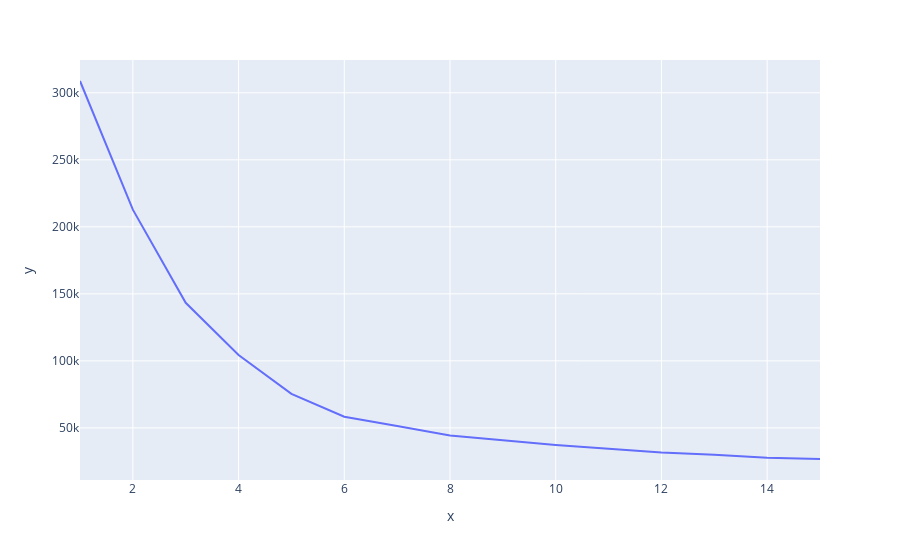

The code cell stored with this chart in its notebook:
### Code cell
fig = px.line(x= range(1,16),y=wcss)
fig.show()

### Figure 1 — Plotly figure (JSON) as saved in the notebook; plotly's stock layout.template omitted (floating-point values rounded to 4 significant figures)
{"data": [{"hovertemplate": "x=%{x}<br>y=%{y}<extra></extra>", "legendgroup": "", "line": {"color": "#636efa", "dash": "solid"}, "mode": "lines", "name": "", "orientation": "v", "showlegend": false, "type": "scatter", "x": [1, 2, 3, 4, 5, 6, 7, 8, 9, 10, 11, 12, 13, 14, 15], "xaxis": "x", "y": [308800.0, 212800.0, 143300.0, 104400.0, 75350.0, 58300.0, 51430.0, 44310.0, 40860.0, 37200.0, 34400.0, 31690.0, 29900.0, 27740.0, 26780.0], "yaxis": "y"}], "layout": {"legend": {"tracegroupgap": 0}, "margin": {"t": 60}, "xaxis": {"anchor": "y", "domain": [0, 1], "title": {"text": "x"}}, "yaxis": {"anchor": "x", "domain": [0, 1], "title": {"text": "y"}}}}
